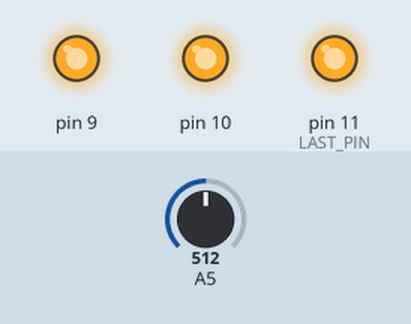
A sketch run on a simulated Arduino Uno, built with avr-gcc and run on an emulated ATmega328P. Parts: output pins drawn as LEDs (lit = HIGH). Inputs (shaded band) come from the test bench; at power-on: A5 = 512. Pins used as bus, display or sensor lines are not drawn.

Above: at 1.2 s.
1.3 s: A5 set to 673
2.8 s: A5 set to 707
At 3.7 s:
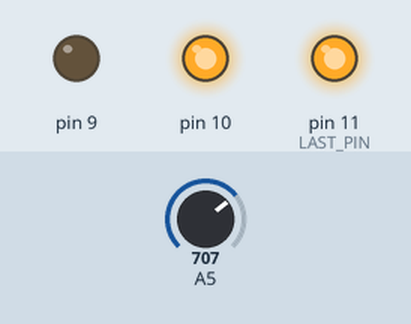
4.3 s: A5 set to 845
5.8 s: A5 set to 869
At 6.4 s:
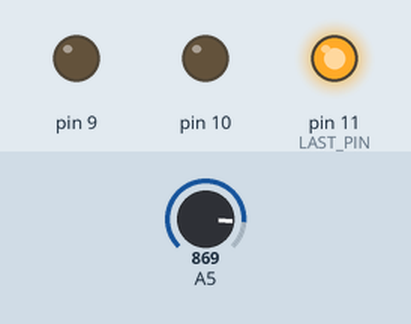
7.3 s: A5 set to 1006
8.8 s: A5 set to 1018
At 9.1 s:
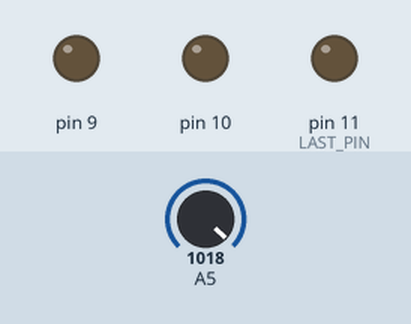
Timing chart, 0 to 11.3 s (numbered marks = the images above; inputs shaded):
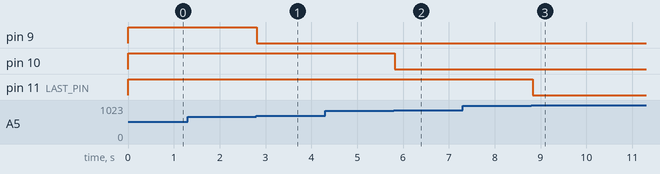

The sketch:

DzielnikNapiecia.ino
```cpp
#define FIRST_PIN 8
#define LAST_PIN 11
#define MIN_EXP_VOL 366
#define MAX_EXP_VOL 1018
#define REFRESH_RATE 50

const int PIN_COUNT = LAST_PIN - FIRST_PIN + 1;

void setup() {
  // Serial.begin(9600);
  for (int i = FIRST_PIN; i <= LAST_PIN; i++) pinMode(i, OUTPUT);
}

void loop() {
  int voltage = analogRead(A5);
  int offCount = map(
    voltage, MIN_EXP_VOL, MAX_EXP_VOL, 0, PIN_COUNT);

  // Serial.println(voltage);
  // Serial.println(offCount);

  int i = 0;
  for (; i < offCount; i++) digitalWrite(FIRST_PIN + i, LOW);
  for (; i < PIN_COUNT; i++) digitalWrite(FIRST_PIN + i, HIGH);
  delay(REFRESH_RATE);
}
```

Measured:
- the behaviour switches between 691 and 692 on A5 (found by bisection; images 0 and 1)
- the behaviour switches between 854 and 855 on A5 (found by bisection; images 1 and 2)
- the behaviour switches between 1017 and 1018 on A5 (found by bisection; images 2 and 3)
- after the input at 1.3 s, every drawn part: stays the same
- after the input at 2.8 s, pin 9: HIGH → LOW at once
- after the input at 4.3 s, every drawn part: stays the same
- after the input at 5.8 s, pin 10: HIGH → LOW at once
- after the input at 7.3 s, every drawn part: stays the same
- after the input at 8.8 s, pin 11 (LAST_PIN): HIGH → LOW at once
